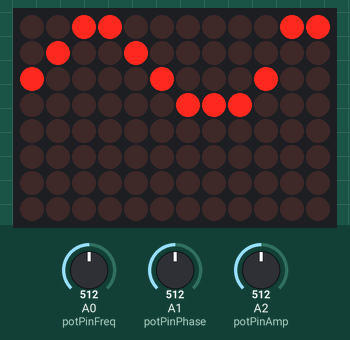
Recording of a sketch running on a simulated Arduino Uno R4 WiFi. Parts: 12×8 LED matrix. The test bench sets the inputs (shaded band); at power-on: A0 (potPinFreq) = 512, A1 (potPinPhase) = 512, A2 (potPinAmp) = 512. What the sketch prints to the serial monitor is not drawn.

Above: at 0.79 s.
At 1.29 s:
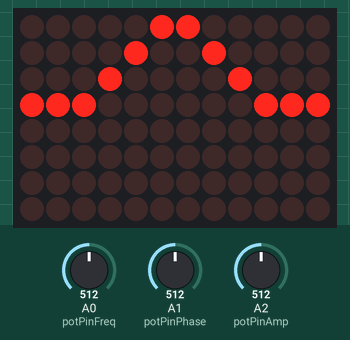
1.3 s: A0 (potPinFreq) set to 900
At 1.54 s:
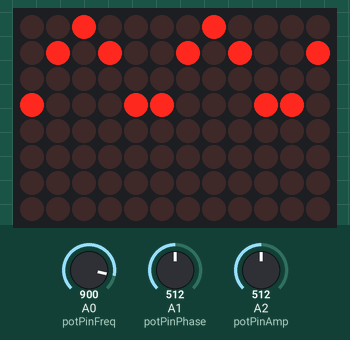

Measured:
- after the input at 1.3 s, the display: first changes at once (image 2 shows a later state)

The sketch:

LEDMatrix.ino
```cpp
#include "Arduino_LED_Matrix.h"

ArduinoLEDMatrix matrix;

const pin_size_t potPinFreq = A0;
const pin_size_t potPinPhase = A1;
const pin_size_t potPinAmp = A2;

float freq;
float amp;
float phaseShift;
float offset = 0.25;

uint8_t x;
uint8_t y;

uint8_t frame[8][12] = {
  { 0, 0, 0, 0, 0, 0, 0, 0, 0, 0, 0, 0 },
  { 0, 0, 0, 0, 0, 0, 0, 0, 0, 0, 0, 0 },
  { 0, 0, 0, 0, 0, 0, 0, 0, 0, 0, 0, 0 },
  { 0, 0, 0, 0, 0, 0, 0, 0, 0, 0, 0, 0 },
  { 0, 0, 0, 0, 0, 0, 0, 0, 0, 0, 0, 0 },
  { 0, 0, 0, 0, 0, 0, 0, 0, 0, 0, 0, 0 },
  { 0, 0, 0, 0, 0, 0, 0, 0, 0, 0, 0, 0 },
  { 0, 0, 0, 0, 0, 0, 0, 0, 0, 0, 0, 0 }
};

float lerp(float outMin, float outMax, float alpha);
float inverseLerp(float value, float inMin, float inMax);
float remap(float value, float inMin, float inMax, float outMin, float outMax);
void turnEntireFrameOff();
void turnLEDsOn(int x, int y);

void setup() {
  Serial.begin(115200); // baud value for led matrix library
  matrix.begin();
}

void loop(){
  // Reading vaules
  freq = remap(analogRead(potPinFreq), 0.0, 1023.0, 0.125, 2.5);
  phaseShift = remap(analogRead(potPinPhase), 0.0, 1023.0, 0.125, 2.0);
  // amp = remap(analogRead(potPinAmp), 0.0, 1023.0, 0.0, 3.0);
  amp = remap(analogRead(potPinAmp), 0.0, 1023.0, 0.0, 7.0);

  matrix.renderBitmap(frame, 8, 12);

  float time = millis() / 1000.0; // time in seconds

  turnEntireFrameOff();

  // Writing values
  for(int i = 0; i < 12; i++){
    float sinValue = sinf(6.28 * freq * i / 11 - 1.57 + 6.28 * time * phaseShift); // sinf returns -1.0 to 1.0
    float sinRemap = remap(sinValue, -1.0, 1.0, 0.0, amp); // sin remapped to 7.0 to 0.0
    // float sinRemap = remap(sinValue, -1.0, 1.0, amp, 7.0-amp); // Alternative: sin remapped from amp to 7.0-amp, this makes it anchored in the middle of the matrix

    x = i;
    y = (int)round(sinRemap);

    turnLEDsOn(y, x);
  }

  // Debugging purposes.
  Serial.print(time);
  Serial.print(',');
  Serial.print(freq);
  Serial.print(',');
  Serial.print(phaseShift);
  Serial.print(',');
  Serial.print(x);
  Serial.print(',');
  Serial.println(y);
}

float lerp(float outMin, float outMax, float alpha) {
  // mixes 2 values linearly based on 0-1 range
  return outMin + (outMax - outMin) * alpha;
}

float inverseLerp(float value, float inMin, float inMax) {
  // makes value fit in a new 0-1 range by stretching or squaching linearly. It's like a spring that is eighter pushed or pulled
  return (value - inMin) / (inMax - inMin);
}

float remap(float value, float inMin, float inMax, float outMin, float outMax) {
  // combine lerp, clamp/contrain and inverselerp to stretch one range, that we define, to another
  float alpha = inverseLerp(value, inMin, inMax);
  alpha = constrain(alpha, 0.0, 1.0);
  return lerp(outMin, outMax, alpha);
}

void turnEntireFrameOff(){
  for(int i = 0; i < 8; i++){
    for(int j = 0; j < 12; j++){
      frame[i][j] = 0;
    }
  }
}

void turnLEDsOn(int x, int y){
  frame[x][y] = 1;
}
```
